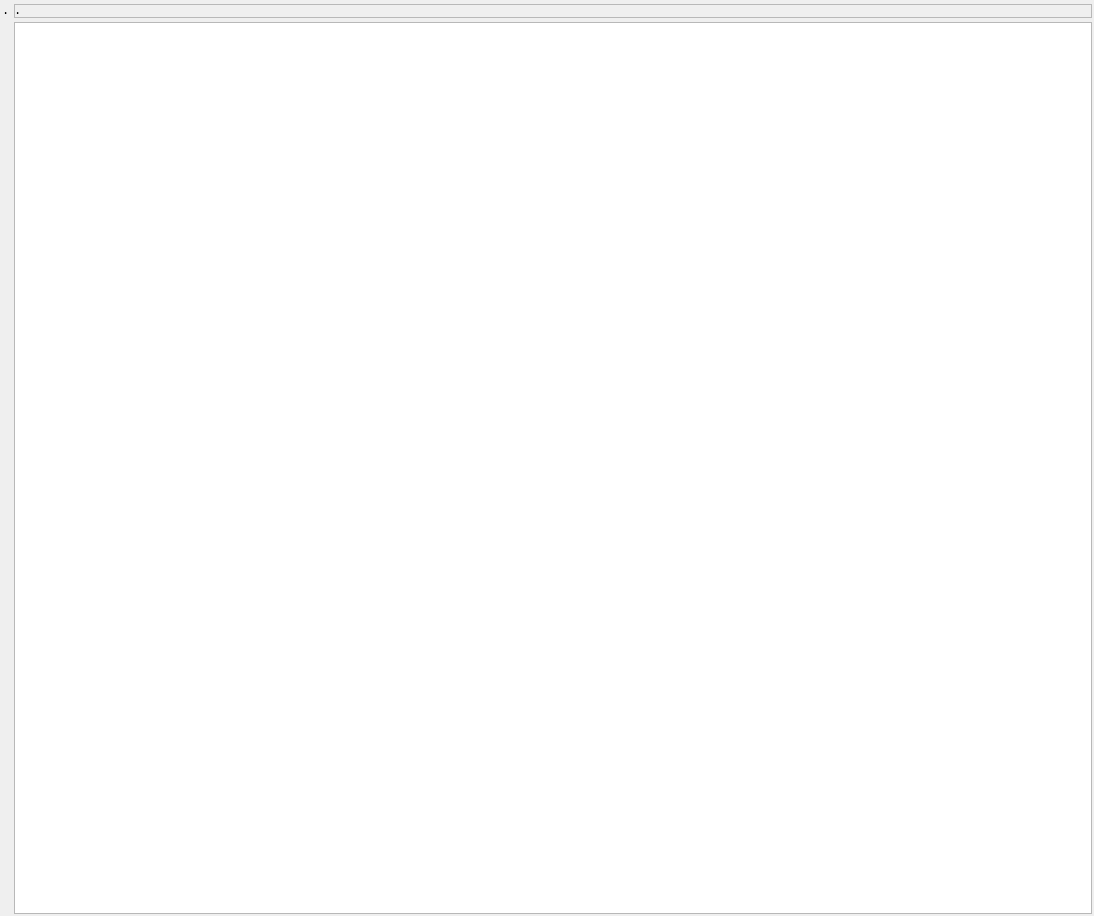
<?xml version="1.0" encoding="UTF-8"?>
<ui version="4.0">
 <class>MainWindow</class>
 <widget class="QMainWindow" name="MainWindow">
  <property name="geometry">
   <rect>
    <x>0</x>
    <y>0</y>
    <width>1094</width>
    <height>916</height>
   </rect>
  </property>
  <property name="windowTitle">
   <string>MainWindow</string>
  </property>
  <widget class="QWidget" name="centralWidget">
   <property name="enabled">
    <bool>true</bool>
   </property>
   <property name="sizePolicy">
    <sizepolicy hsizetype="Preferred" vsizetype="Preferred">
     <horstretch>0</horstretch>
     <verstretch>0</verstretch>
    </sizepolicy>
   </property>
   <property name="acceptDrops">
    <bool>false</bool>
   </property>
   <property name="layoutDirection">
    <enum>Qt::LeftToRight</enum>
   </property>
   <layout class="QGridLayout" name="gridLayout_2">
    <property name="leftMargin">
     <number>2</number>
    </property>
    <property name="topMargin">
     <number>2</number>
    </property>
    <property name="rightMargin">
     <number>2</number>
    </property>
    <property name="bottomMargin">
     <number>2</number>
    </property>
    <property name="spacing">
     <number>0</number>
    </property>
    <item row="0" column="0">
     <layout class="QGridLayout" name="gridLayout" columnstretch="0,0">
      <property name="topMargin">
       <number>2</number>
      </property>
      <property name="spacing">
       <number>4</number>
      </property>
      <item row="0" column="0">
       <widget class="QLabel" name="lblVersion">
        <property name="font">
         <font>
          <family>Courier New</family>
         </font>
        </property>
        <property name="text">
         <string>.</string>
        </property>
        <property name="alignment">
         <set>Qt::AlignLeading|Qt::AlignLeft|Qt::AlignTop</set>
        </property>
        <property name="margin">
         <number>2</number>
        </property>
       </widget>
      </item>
      <item row="1" column="1">
       <widget class="QTextBrowser" name="txtLog">
        <property name="font">
         <font>
          <family>Courier New</family>
         </font>
        </property>
       </widget>
      </item>
      <item row="0" column="1">
       <widget class="QFrame" name="frameStatus">
        <property name="minimumSize">
         <size>
          <width>100</width>
          <height>0</height>
         </size>
        </property>
        <property name="frameShape">
         <enum>QFrame::StyledPanel</enum>
        </property>
        <property name="frameShadow">
         <enum>QFrame::Raised</enum>
        </property>
        <widget class="QLabel" name="lblStatus">
         <property name="geometry">
          <rect>
           <x>0</x>
           <y>0</y>
           <width>500</width>
           <height>20</height>
          </rect>
         </property>
         <property name="minimumSize">
          <size>
           <width>500</width>
           <height>10</height>
          </size>
         </property>
         <property name="maximumSize">
          <size>
           <width>0</width>
           <height>16777215</height>
          </size>
         </property>
         <property name="font">
          <font>
           <family>Courier New</family>
          </font>
         </property>
         <property name="text">
          <string>.</string>
         </property>
         <property name="alignment">
          <set>Qt::AlignLeading|Qt::AlignLeft|Qt::AlignTop</set>
         </property>
         <property name="margin">
          <number>2</number>
         </property>
        </widget>
       </widget>
      </item>
     </layout>
    </item>
   </layout>
  </widget>
 </widget>
 <layoutdefault spacing="6" margin="11"/>
 <resources/>
 <connections/>
</ui>
